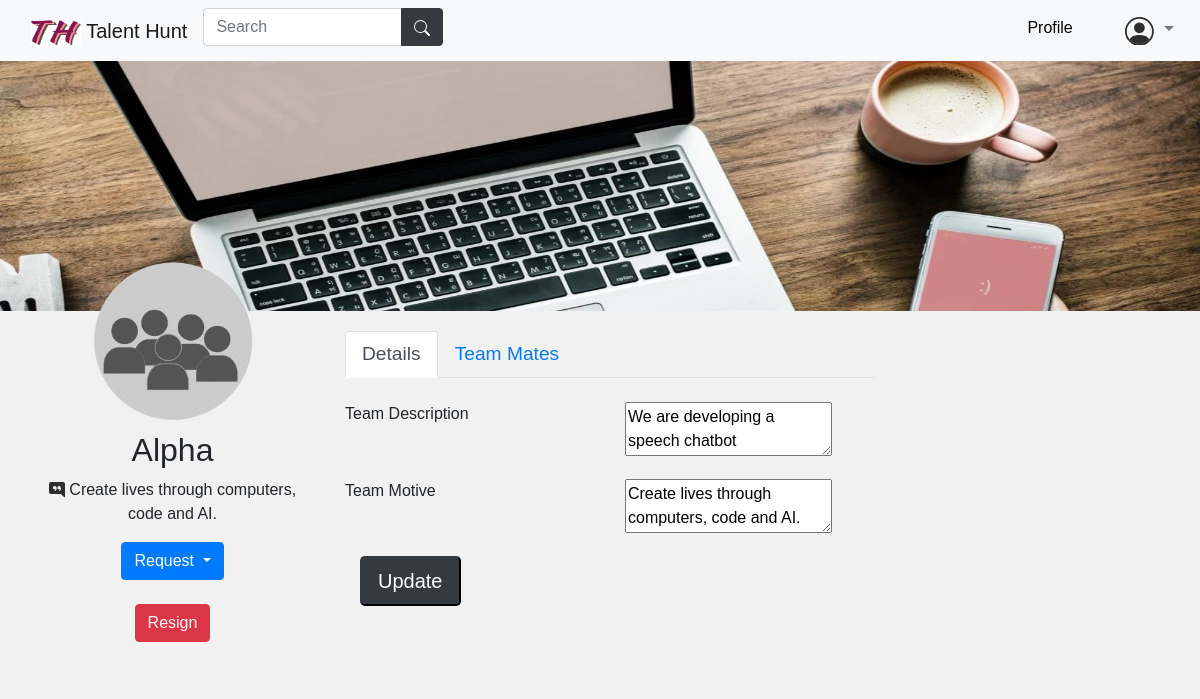
The page /details/teamprofile/7/ (signed in) on the database its author committed.
### Details/models.py (models this page shows, shortened)
class Teams(models.Model):
    teamname = models.CharField(max_length = 50)
    objects = TeamsManager()

class TeamDesc(models.Model):
    team = models.OneToOneField(
        Teams,
        on_delete= models.CASCADE
    )
    teamdescription = models.TextField()
    teammotive = models.TextField()

### Details/views.py (the view, shortened to what this page needs)
# urls.py: path('teamprofile/<int:team>/', views.teamprofile, name="TeamProfile"),
@login_required
def teamprofile(request, team):
    user = User.objects.get(username = request.user)
    teamitem = Teams.objects.filter(pk=team)
    context={}
    if not teamitem.exists():
        return HttpResponseNotFound('<h3>Page not found</h3>')
    else:
        owner = teamitem[0].members.filter(user = user).exists()
        tp = TeamProfile(teamitem[0])
        userlist = TeamMembers.objects.filter(team=teamitem[0])
        mems = TeamProfileList(userlist,str(request.user))
        reqs = TeamReqs(teamitem[0])
        reqsent = TeamRequests.objects.filter(team=teamitem[0], user=user).exists()
        context.update({'tp':tp,'pd':mems,'reqs':reqs,'owner':owner,'reqsent':reqsent})
        return render(request, 'Details/teamprofile.html', context = context)

### Details/templatetags/details_tags.py (called while the page is built)
@register.filter
def index(value,ind):
    return value[ind]

### Details/templates/Details/teamprofile.html (shortened to what this page needs)
{% extends 'Details/base.html' %}
{% load static %}
{% load details_tags %}
{% block content %}
<div class="col-md-12 col-sm-12 col-xs-12 image-section">
    <img src="{% static 'Registration\Images\Profilebg3.jpg' %}" alt="pro-bg">
</div>
    <div class="container main-section">
        <div class="row">
            <div class="row user-left-part">
                <div class="col-md-3 col-sm-3 col-xs-12 user-profil-part pull-left">
                    <div class="row ">
                        <div class="col-md-12 col-md-12-sm-12 col-xs-12 user-image text-center">
                            <img src="{% static 'Registration\Images\teamprofile1.png' %}" class="rounded-circle" alt="profile-img" style="width: 160px; height: 160px;">
                        </div>
                        <div class="col-md-12 col-sm-12 col-xs-12 user-detail-section1 text-center">
                            <br><br><br><br><br>
                            <h2>{{tp.teamname}}</h2>
                            <p>
                                {{tp.teammotive}}
                                <br>
                            </p>
                            {% if owner %}
                                <div class = "dropdown">
                                    <button type="button" class="btn btn-primary dropdown-toggle" data-toggle="dropdown">
                                        Request
                                    </button>
                                </div>
                            {% else %}
                                <form action="{% url 'Details:TeamSendRequest' team=tp.primary_key %}" method="POST">
                                    {% csrf_token %}
                                    <button class="btn btn-primary" {% if reqsent %} disabled {% endif %}>Send Request</button>
                                </form>
                            {% endif %}
                            <br>
                            {% if owner %}
                                <form action="{% url 'Details:Resign' team=tp.primary_key user=request.user %}" method="POST">
                                    <button class="btn btn-danger">Resign</button>
                                </form>
                            {% endif %}
                        </div>
                    </div>
                </div>
                <div class="col-md-9 col-sm-9 col-xs-12 pull-right profile-right-section">
                    <div class="row profile-right-section-row">
                        <div class="col-md-12">
                            <div class="row">
                                <div class="col-md-8">
                                    <ul class="nav nav-tabs" role="tablist">
                                        <li class="nav-item">
                                            <a class="nav-link active" href="#details" role="tab" data-toggle="tab">Details</a>
                                        </li>
                                        <li class="nav-item">
                                            <a class="nav-link" href="#members" role="tab" data-toggle="tab">Team Mates</a>
                                        </li>
                                    </ul>
                                    <br>
                                    <div class="tab-content">
                                        <div role="tabpanel" class="tab-pane fade show active" id="details">
                                            <form action="{% url 'Details:TeamProfile' team=tp.primary_key %}" method="POST">
                                                <div class="row">
                                                    <div class="col-md-6">
                                                        <label>Team Description</label>
                                                    </div>
                                                    <div class="col-md-6">
                                                        <p><textarea id="teamdescription" name="teamdescription" {% if not owner %}disabled{% endif %} required>{{tp.teamdescription}}</textarea></p>
                                                    </div>
                                                </div>
                                                <div class="row">
                                                    <div class="col-md-6">
                                                        <label>Team Motive</label>
                                                    </div>
                                                    <div class="col-md-6">
                                                        <p><textarea id="teammotive" name="teammotive" {% if not owner %}disabled{% endif %} required>{{tp.teammotive}}</textarea></p>
                                                    </div>
                                                </div>
                                            </form>
                                        </div>
                                        <div class="col-md-12">
                                            {% if owner == True %}
                                                <button class="btn-dark btn-lg" type="button" id="update">Update</button>
                                            {% endif %}
                                        </div>
                                    </div>
                                </div>
                            </div>
                        </div>
                    </div>
                </div>
            </div>
        </div>
    </div>
{% endblock %}

### Details/templates/Details/base.html (style rules this page uses)
html,body { font-family: 'Trebuchet MS', 'Lucida Sans Unicode', 'Lucida Grande', 'Lucida Sans', Arial, sans-serif; margin:0; padding:0; }

### Details/templates/Details/teamprofile.html (style rules this page uses)
body { margin-top: auto; background-color: #f1f1f1; }
.image-section { padding: 0px; }
.image-section img { width: 100%; height:250px; position: relative; }
.user-image { position: absolute; margin-top:-50px; }
.user-left-part { margin: 0px; width: 100%; }
.user-image img { width:100px; height:100px; }
.user-profil-part { padding-bottom:30px; background-color:#f1f1f1; }
.profile-right-section { padding: 20px 0px 10px 15px; background-color: #f1f1f1; }
.profile-right-section-row { margin: 0px; }
.nav-link { font-size: 1.2em; }
#icon { color: rgb(46, 46, 46); }

### rows shown on the page
Teams: teamname "Alpha"
TeamDesc: teammotive "Create lives through computers, code and AI.", teamdescription "We are developing a speech chatbot"
